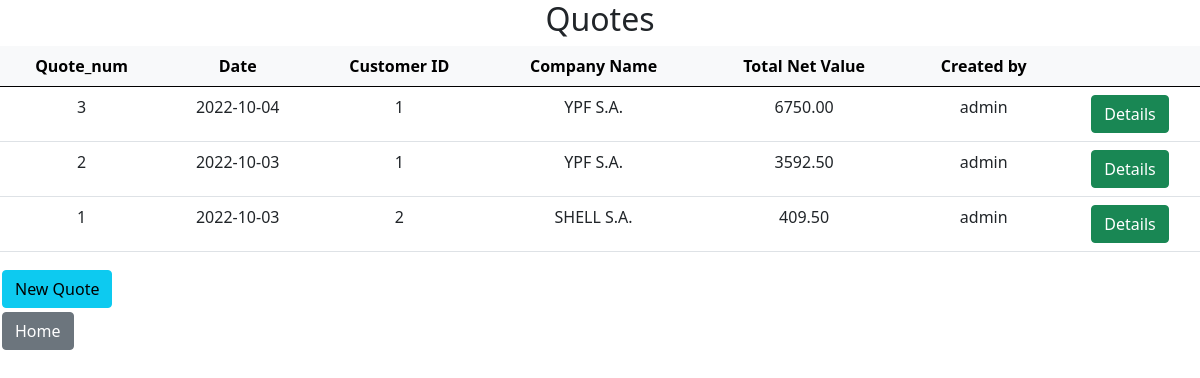
Screenshot of /get_quotes_list with the database file from the repository.
### tables this page shows
CREATE TABLE quote_header (quote_num INTEGER PRIMARY KEY AUTOINCREMENT, customer_id INTEGER NOT NULL, company_name TEXT NOT NULL, date DATE DEFAULT CURRENT_DATE, total_net_value FLOAT DEFAULT 0.0, created_by TEXT NOT NULL, FOREIGN KEY (customer_id) REFERENCES customers (id), FOREIGN KEY (created_by) REFERENCES users (username));

### app.py (the view)
@app.route("/get_quotes_list", methods = ["GET"])
def get_all_quotes():
    quotes = db.execute("SELECT * FROM quote_header ORDER BY quote_num DESC")
    return render_template("quotes_list.html", quotes=quotes)

### app.py (called while the page is built)
@app.after_request
def after_request(response):
    response.headers["Cache-Control"] = "no-cache, no-store, must-revalidate"
    response.headers["Expires"] = 0
    response.headers["Pragma"] = "no-cache"
    return response

### templates/quotes_list.html (shortened to what this page needs)
{% extends "layout.html" %}
{% block body %}
    <h2 class="text-center">Quotes</h2>
    <form action="/quote_details" method="get">
        <table class="table text-center">
            <thead class="table-light">
                <tr>
                    <th>Quote_num</th>
                    <th>Date</th>
                    <th>Customer ID</th>
                    <th>Company Name</th>
                    <th>Total Net Value</th>
                    <th>Created by</th>
                    <th></th>
                </tr>
            </thead>
            <tbody>
                {% for quote in quotes %}
                <tr>
                    <td>{{ quote["quote_num"] }}</td>
                    <td>{{ quote["date"] }}</td>
                    <td>{{ quote["customer_id"] }}</td>
                    <td>{{ quote["company_name"]}}</td>
                    <td>{{ "%.2f"|format(quote["total_net_value"]) }}</td>
                    <td>{{ quote["created_by"] }}</td>
                    <td>
                        <button class="btn btn-success" name="quote_num" value="{{ quote['quote_num'] }}" type="submit">Details</button>
                    </td>
                </tr>
                {% endfor %}
            </tbody>
        </table>
    </form>
    <form method="get" action="/create_quote" style="padding: 2px">
        <button class="btn btn-info" type="submit">New Quote</button>
    </form>
    <form method="get" action="/" style="padding: 2px">
        <button class="btn btn-secondary" type="submit">Home</button>
    </form>
{% endblock %}

### rows the page displays
quote_header: quote_num "3", date "2022-10-04", customer_id "1", company_name "YPF S.A.", total_net_value "6750.00", created_by "admin"
quote_header: quote_num "2", date "2022-10-03", customer_id "1", company_name "YPF S.A.", total_net_value "3592.50", created_by "admin"
quote_header: quote_num "1", date "2022-10-03", customer_id "2", company_name "SHELL S.A.", total_net_value "409.50", created_by "admin"
